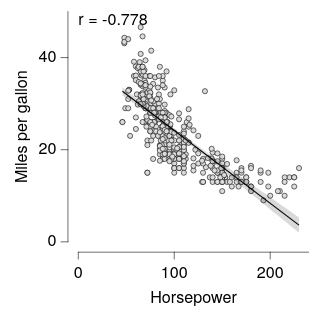

The specification (Vega-Lite) saved for this image:
### Vega-Lite specification from a JSON file in a GitHub repository (floating-point values rounded to 4 significant figures; data arrays with more than 128 entries replaced by an {"elided": "..."} marker saying what was removed)
{"background": null, "config": {"arc": {"fill": "#DBDBDB", "fillOpacity": 1.0, "innerRadius": 25.0, "padAngle": 0.03, "stroke": "black", "strokeOpacity": 1, "strokeWidth": 0.25}, "area": {"fill": "#DBDBDB", "fillOpacity": 1.0, "stroke": "black", "strokeOpacity": 1, "strokeWidth": 0.25}, "axis": {"domain": true, "domainCap": "round", "domainColor": "black", "domainWidth": 0.25, "grid": false, "gridCap": "round", "gridColor": "#F1F1F1", "gridDash": [0, 0], "gridOpacity": 1.0, "gridWidth": 0.25, "labelColor": "black", "labelFont": "Helvetica Neue, HelveticaNeue, Helvetica, Arial, sans-serif", "labelFontSize": 7, "labelFontStyle": "normal", "labelFontWeight": 400, "offset": 4.5, "ticks": true, "tickCap": "round", "tickColor": "black", "tickRound": false, "tickSize": 3, "tickWidth": 0.25, "titleColor": "black", "titleFont": "Helvetica Neue, HelveticaNeue, Helvetica, Arial, sans-serif", "titleFontSize": 7, "titleFontStyle": "normal", "titleFontWeight": 400}, "axisX": {"domain": true, "labelAlign": "center", "labelAngle": 0, "labels": true, "ticks": true, "translate": 0}, "axisY": {"domain": true, "labelAlign": "right", "labelAngle": 0, "labels": true, "ticks": true, "translate": 0}, "axisRight": {"domain": true, "labelAlign": "left", "labelAngle": 0, "labels": true, "ticks": true, "translate": 0}, "axisTop": {"domain": true, "labelAlign": "center", "labelAngle": 0, "labels": true, "ticks": true, "translate": 0}, "axisBand": {"tickOffset": 0}, "bar": {"fill": "#DBDBDB", "fillOpacity": 1.0, "stroke": "black", "strokeOpacity": 1, "strokeWidth": 0.25}, "boxplot": {"size": 9.0, "ticks": {"cornerRadius": 0.25, "fill": "black", "opacity": 1, "size": 4.5, "thickness": 0.25}, "box": {"fillOpacity": 1.0, "stroke": "black", "strokeOpacity": 1, "strokeWidth": 0.25}, "median": {"cornerRadius": 0, "fill": "black", "fillOpacity": 1.0, "opacity": 1, "size": 9.0, "thickness": 0.25}, "rule": {"fill": "black", "fillOpacity": 1.0, "size": 10.0, "stroke": "black", "strokeDash": [0, 0], "strokeOpacity": 1, "strokeWidth": 0.25}, "outliers": {"color": "black", "fill": "black", "fillOpacity": 1.0, "size": 0, "stroke": "black", "strokeOpacity": 1, "strokeWidth": 0.25}}, "circle": {"fill": "black", "fillOpacity": 1.0, "size": 1.25, "stroke": null, "strokeOpacity": 1, "strokeWidth": 0.25}, "errorband": {"band": {"fillOpacity": 0.6, "stroke": null, "strokeWidth": 0.25, "strokeOpacity": 1}, "borders": {"opacity": 0, "strokeOpacity": 0.25, "strokeWidth": 1}}, "errorbar": {"opacity": 1, "rule": {"strokeDash": [0, 0], "strokeWidth": 0.25}, "ticks": {"color": "black", "cornerRadius": 0.125, "opacity": 1, "size": 6.0, "thickness": 0.25}, "thickness": 0.25}, "font": "Helvetica Neue, HelveticaNeue, Helvetica, Arial, sans-serif", "geoshape": {"fill": "#DBDBDB", "fillOpacity": 1.0, "stroke": "black", "strokeOpacity": 1, "strokeWidth": 0.25}, "header": {"labelColor": "black", "labelFont": "Helvetica Neue, HelveticaNeue, Helvetica, Arial, sans-serif", "labelFontSize": 7, "labelFontStyle": "normal", "labelFontWeight": 400, "titleColor": "black", "titleFont": "Helvetica Neue, HelveticaNeue, Helvetica, Arial, sans-serif", "titleFontSize": 7, "titleFontStyle": "normal", "titleFontWeight": 400, "titlePadding": 0}, "legend": {"disable": false, "offset": 4.5, "titlePadding": 4, "labelOffset": 2, "gradientLabelOffset": 2, "gradientLength": 50.0, "gradientThickness": 5.0, "gradientOpacity": 1.0, "gradientStrokeColor": "black", "gradientStrokeWidth": 0.25, "labelColor": "black", "labelFont": "Helvetica Neue, HelveticaNeue, Helvetica, Arial, sans-serif", "labelFontSize": 7, "labelFontStyle": "normal", "labelFontWeight": 400, "strokeColor": "black", "strokeWidth": 0, "symbolSize": 42, "symbolStrokeColor": "black", "symbolStrokeWidth": 0.25, "titleColor": "black", "titleFont": "Helvetica Neue, HelveticaNeue, Helvetica, Arial, sans-serif", "titleFontSize": 7, "titleFontStyle": "normal", "titleFontWeight": 400}, "line": {"color": "black", "stroke": "black", "strokeCap": "butt", "strokeDash": [0, 0], "strokeOpacity": 1, "strokeWidth": 0.5}, "point": {"filled": true, "fill": "#DBDBDB", "fillOpacity": 1.0, "size": 5.0, "stroke": "black", "strokeOpacity": 1, "strokeWidth": 0.25}, "range": {"category": ["#B2B2B2", "#4A7CD3", "#008542", "#664CAF", "#509F98", "#636363", "#284F93", "#005226", "#382864", "#285753"], "diverging": {"scheme": ["#443E60", "#5F597E", "#7C759B", "#9994B6", "#B7B4CC", "#D6D5DC", "#F6F6F6", "#D1DAD9", "#A4C2BF", "#7AA9A4", "#578E89", "#37736E", "#1B5954"]}, "heatmap": {"scheme": ["#440154", "#472270", "#433E82", "#38598C", "#2C728E", "#238A8D", "#24A086", "#39B578", "#5DC862", "#96D646", "#CAE02D", "#FDE724"]}, "ordinal": {"scheme": ["#F1F1F1", "#DBDBDB", "#C6C6C6", "#B2B2B2", "#9D9D9D", "#898989", "#767676", "#636363", "#515151", "#404040", "#2F2F2F", "#1F1F1F"]}, "ramp": {"scheme": ["#440154", "#472270", "#433E82", "#38598C", "#2C728E", "#238A8D", "#24A086", "#39B578", "#5DC862", "#96D646", "#CAE02D", "#FDE724"]}}, "rule": {"color": "black", "stroke": "black", "strokeCap": "round", "strokeDash": [2, 2], "strokeOpacity": 1, "strokeWidth": 0.25}, "scale": {"barBandPaddingInner": 0.1, "rectBandPaddingInner": 0, "tickBandPaddingInner": 0.1, "bandPaddingOuter": 0.1, "bandWithNestedOffsetPaddingInner": 0.2, "bandWithNestedOffsetPaddingOuter": 0.2, "offsetBandPaddingInner": 0, "offsetBandPaddingOuter": 0, "round": false}, "rect": {"fill": "#DBDBDB", "fillOpacity": 1.0, "stroke": "black", "strokeOpacity": 1, "strokeWidth": 0.25}, "square": {"fill": "#DBDBDB", "fillOpacity": 1.0, "size": 10.0, "stroke": "black", "strokeOpacity": 1, "strokeWidth": 0.25}, "text": {"color": "black", "font": "Helvetica Neue, HelveticaNeue, Helvetica, Arial, sans-serif", "fontSize": 7, "fontStyle": "normal", "fontWeight": 400}, "tick": {"color": "black", "cornerRadius": 0.125, "opacity": 1.0, "size": 9.0, "thickness": 0.25}, "title": {"anchor": "middle", "frame": "group", "color": "black", "font": "Helvetica Neue, HelveticaNeue, Helvetica, Arial, sans-serif", "fontSize": 7, "fontStyle": "normal", "fontWeight": 400, "subtitleColor": "black", "subtitleFont": "Helvetica Neue, HelveticaNeue, Helvetica, Arial, sans-serif", "subtitleFontSize": "Helvetica Neue, HelveticaNeue, Helvetica, Arial, sans-serif", "subtitleFontStyle": "normal", "subtitleFontWeight": 400}, "trail": {"color": "black", "opacity": 1, "size": 0.5}, "view": {"continuousWidth": 100, "continuousHeight": 100, "discreteWidth": 100, "discreteHeight": 100, "fill": null, "stroke": null, "strokeWidth": 0.25}}, "layer": [{"data": {"name": "data-7285c4e2e195e5a75737a34913199f5f"}, "mark": {"type": "point"}, "encoding": {"x": {"field": "Horsepower", "type": "quantitative"}, "y": {"field": "Miles_per_Gallon", "title": "Miles per gallon", "type": "quantitative"}}}, {"layer": [{"data": {"name": "data-bdec693c0d523f811cea200769bb0903"}, "mark": {"type": "area", "fill": "black", "fillOpacity": 0.15, "stroke": null, "strokeWidth": 0}, "encoding": {"x": {"field": "Horsepower", "type": "quantitative"}, "y": {"field": "Miles_per_Gallon", "type": "quantitative"}, "y2": {"field": "__ci_hi"}}}, {"data": {"name": "data-e5e41d7cdc7704607649085c2c14cc40"}, "mark": {"type": "line"}, "encoding": {"x": {"field": "Horsepower", "type": "quantitative"}, "y": {"field": "Miles_per_Gallon", "type": "quantitative"}}}, {"data": {"values": [{"__dysonsphere__": 1}]}, "mark": {"type": "text", "align": "left", "angle": 0, "baseline": "top", "dx": 0, "dy": 0, "fontSize": 7, "opacity": 1.0}, "encoding": {"text": {"value": "r = -0.778"}, "x": {"value": 0}, "y": {"value": 0}}}], "name": "__dysonsphere_76376099648bb858_45"}], "$schema": "https://vega.github.io/schema/vega-lite/v6.4.1.json", "datasets": {"data-7285c4e2e195e5a75737a34913199f5f": {"elided": "392 records"}, "data-bdec693c0d523f811cea200769bb0903": [{"Horsepower": 46.0, "Miles_per_Gallon": 31.79, "__ci_hi": 33.56, "__dysonsphere__": 1}, {"Horsepower": 48.92, "Miles_per_Gallon": 31.36, "__ci_hi": 33.07, "__dysonsphere__": 1}, {"Horsepower": 51.84, "Miles_per_Gallon": 30.93, "__ci_hi": 32.58, "__dysonsphere__": 1}, {"Horsepower": 54.76, "Miles_per_Gallon": 30.5, "__ci_hi": 32.09, "__dysonsphere__": 1}, {"Horsepower": 57.68, "Miles_per_Gallon": 30.06, "__ci_hi": 31.6, "__dysonsphere__": 1}, {"Horsepower": 60.6, "Miles_per_Gallon": 29.63, "__ci_hi": 31.11, "__dysonsphere__": 1}, {"Horsepower": 63.52, "Miles_per_Gallon": 29.2, "__ci_hi": 30.62, "__dysonsphere__": 1}, {"Horsepower": 66.44, "Miles_per_Gallon": 28.76, "__ci_hi": 30.13, "__dysonsphere__": 1}, {"Horsepower": 69.37, "Miles_per_Gallon": 28.33, "__ci_hi": 29.65, "__dysonsphere__": 1}, {"Horsepower": 72.29, "Miles_per_Gallon": 27.89, "__ci_hi": 29.16, "__dysonsphere__": 1}, {"Horsepower": 75.21, "Miles_per_Gallon": 27.45, "__ci_hi": 28.68, "__dysonsphere__": 1}, {"Horsepower": 78.13, "Miles_per_Gallon": 27.01, "__ci_hi": 28.19, "__dysonsphere__": 1}, {"Horsepower": 81.05, "Miles_per_Gallon": 26.57, "__ci_hi": 27.71, "__dysonsphere__": 1}, {"Horsepower": 83.97, "Miles_per_Gallon": 26.13, "__ci_hi": 27.23, "__dysonsphere__": 1}, {"Horsepower": 86.89, "Miles_per_Gallon": 25.69, "__ci_hi": 26.76, "__dysonsphere__": 1}, {"Horsepower": 89.81, "Miles_per_Gallon": 25.24, "__ci_hi": 26.28, "__dysonsphere__": 1}, {"Horsepower": 92.73, "Miles_per_Gallon": 24.79, "__ci_hi": 25.81, "__dysonsphere__": 1}, {"Horsepower": 95.65, "Miles_per_Gallon": 24.34, "__ci_hi": 25.34, "__dysonsphere__": 1}, {"Horsepower": 98.57, "Miles_per_Gallon": 23.88, "__ci_hi": 24.87, "__dysonsphere__": 1}, {"Horsepower": 101.5, "Miles_per_Gallon": 23.43, "__ci_hi": 24.4, "__dysonsphere__": 1}, {"Horsepower": 104.4, "Miles_per_Gallon": 22.97, "__ci_hi": 23.94, "__dysonsphere__": 1}, {"Horsepower": 107.3, "Miles_per_Gallon": 22.51, "__ci_hi": 23.48, "__dysonsphere__": 1}, {"Horsepower": 110.3, "Miles_per_Gallon": 22.04, "__ci_hi": 23.03, "__dysonsphere__": 1}, {"Horsepower": 113.2, "Miles_per_Gallon": 21.57, "__ci_hi": 22.57, "__dysonsphere__": 1}, {"Horsepower": 116.1, "Miles_per_Gallon": 21.1, "__ci_hi": 22.12, "__dysonsphere__": 1}, {"Horsepower": 119.0, "Miles_per_Gallon": 20.63, "__ci_hi": 21.67, "__dysonsphere__": 1}, {"Horsepower": 121.9, "Miles_per_Gallon": 20.15, "__ci_hi": 21.22, "__dysonsphere__": 1}, {"Horsepower": 124.9, "Miles_per_Gallon": 19.68, "__ci_hi": 20.78, "__dysonsphere__": 1}, {"Horsepower": 127.8, "Miles_per_Gallon": 19.2, "__ci_hi": 20.34, "__dysonsphere__": 1}, {"Horsepower": 130.7, "Miles_per_Gallon": 18.72, "__ci_hi": 19.9, "__dysonsphere__": 1}, {"Horsepower": 133.6, "Miles_per_Gallon": 18.23, "__ci_hi": 19.46, "__dysonsphere__": 1}, {"Horsepower": 136.5, "Miles_per_Gallon": 17.75, "__ci_hi": 19.02, "__dysonsphere__": 1}, {"Horsepower": 139.5, "Miles_per_Gallon": 17.26, "__ci_hi": 18.58, "__dysonsphere__": 1}, {"Horsepower": 142.4, "Miles_per_Gallon": 16.78, "__ci_hi": 18.15, "__dysonsphere__": 1}, {"Horsepower": 145.3, "Miles_per_Gallon": 16.29, "__ci_hi": 17.71, "__dysonsphere__": 1}, {"Horsepower": 148.2, "Miles_per_Gallon": 15.8, "__ci_hi": 17.28, "__dysonsphere__": 1}, {"Horsepower": 151.1, "Miles_per_Gallon": 15.31, "__ci_hi": 16.85, "__dysonsphere__": 1}, {"Horsepower": 154.1, "Miles_per_Gallon": 14.82, "__ci_hi": 16.41, "__dysonsphere__": 1}, {"Horsepower": 157.0, "Miles_per_Gallon": 14.33, "__ci_hi": 15.98, "__dysonsphere__": 1}, {"Horsepower": 159.9, "Miles_per_Gallon": 13.84, "__ci_hi": 15.55, "__dysonsphere__": 1}, {"Horsepower": 162.8, "Miles_per_Gallon": 13.35, "__ci_hi": 15.12, "__dysonsphere__": 1}, {"Horsepower": 165.7, "Miles_per_Gallon": 12.86, "__ci_hi": 14.69, "__dysonsphere__": 1}, {"Horsepower": 168.7, "Miles_per_Gallon": 12.36, "__ci_hi": 14.26, "__dysonsphere__": 1}, {"Horsepower": 171.6, "Miles_per_Gallon": 11.87, "__ci_hi": 13.83, "__dysonsphere__": 1}, {"Horsepower": 174.5, "Miles_per_Gallon": 11.38, "__ci_hi": 13.4, "__dysonsphere__": 1}, {"Horsepower": 177.4, "Miles_per_Gallon": 10.88, "__ci_hi": 12.97, "__dysonsphere__": 1}, {"Horsepower": 180.3, "Miles_per_Gallon": 10.39, "__ci_hi": 12.55, "__dysonsphere__": 1}, {"Horsepower": 183.3, "Miles_per_Gallon": 9.897, "__ci_hi": 12.12, "__dysonsphere__": 1}, {"Horsepower": 186.2, "Miles_per_Gallon": 9.402, "__ci_hi": 11.69, "__dysonsphere__": 1}, {"Horsepower": 189.1, "Miles_per_Gallon": 8.908, "__ci_hi": 11.26, "__dysonsphere__": 1}, {"Horsepower": 192.0, "Miles_per_Gallon": 8.413, "__ci_hi": 10.84, "__dysonsphere__": 1}, {"Horsepower": 195.0, "Miles_per_Gallon": 7.918, "__ci_hi": 10.41, "__dysonsphere__": 1}, {"Horsepower": 197.9, "Miles_per_Gallon": 7.423, "__ci_hi": 9.983, "__dysonsphere__": 1}, {"Horsepower": 200.8, "Miles_per_Gallon": 6.927, "__ci_hi": 9.556, "__dysonsphere__": 1}, {"Horsepower": 203.7, "Miles_per_Gallon": 6.432, "__ci_hi": 9.129, "__dysonsphere__": 1}, {"Horsepower": 206.6, "Miles_per_Gallon": 5.936, "__ci_hi": 8.703, "__dysonsphere__": 1}, {"Horsepower": 209.6, "Miles_per_Gallon": 5.441, "__ci_hi": 8.277, "__dysonsphere__": 1}, {"Horsepower": 212.5, "Miles_per_Gallon": 4.945, "__ci_hi": 7.85, "__dysonsphere__": 1}, {"Horsepower": 215.4, "Miles_per_Gallon": 4.449, "__ci_hi": 7.424, "__dysonsphere__": 1}, {"Horsepower": 218.3, "Miles_per_Gallon": 3.953, "__ci_hi": 6.998, "__dysonsphere__": 1}, {"Horsepower": 221.2, "Miles_per_Gallon": 3.457, "__ci_hi": 6.572, "__dysonsphere__": 1}, {"Horsepower": 224.2, "Miles_per_Gallon": 2.961, "__ci_hi": 6.147, "__dysonsphere__": 1}, {"Horsepower": 227.1, "Miles_per_Gallon": 2.464, "__ci_hi": 5.721, "__dysonsphere__": 1}, {"Horsepower": 230.0, "Miles_per_Gallon": 1.968, "__ci_hi": 5.295, "__dysonsphere__": 1}], "data-e5e41d7cdc7704607649085c2c14cc40": [{"Horsepower": 46.0, "Miles_per_Gallon": 32.68, "__dysonsphere__": 1}, {"Horsepower": 230.0, "Miles_per_Gallon": 3.632, "__dysonsphere__": 1}]}}
